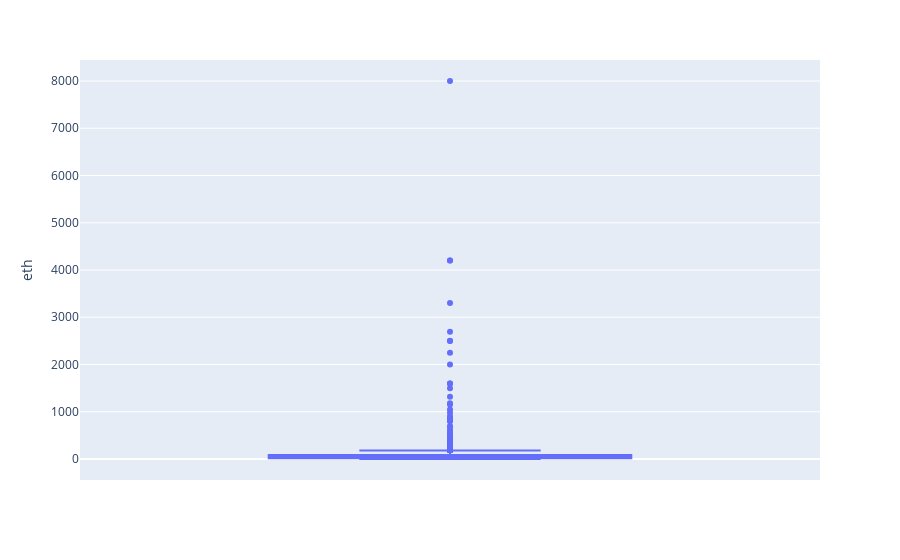

Source (notebook cell):
### Code cell
fig = px.box(last_price_df, y="eth")
fig.show()

### Figure 1 — Plotly figure (JSON) as saved in the notebook; plotly's stock layout.template omitted (floating-point values rounded to 4 significant figures; data arrays with more than 128 entries replaced by an {"elided": "..."} marker saying what was removed)
{"data": [{"alignmentgroup": "True", "hovertemplate": "eth=%{y}<extra></extra>", "legendgroup": "", "marker": {"color": "#636efa"}, "name": "", "notched": false, "offsetgroup": "", "orientation": "v", "showlegend": false, "type": "box", "x0": " ", "xaxis": "x", "y": {"elided": "6924 float values"}, "y0": " ", "yaxis": "y"}], "layout": {"boxmode": "group", "legend": {"tracegroupgap": 0}, "margin": {"t": 60}, "xaxis": {"anchor": "y", "domain": [0, 1]}, "yaxis": {"anchor": "x", "domain": [0, 1], "title": {"text": "eth"}}}}
